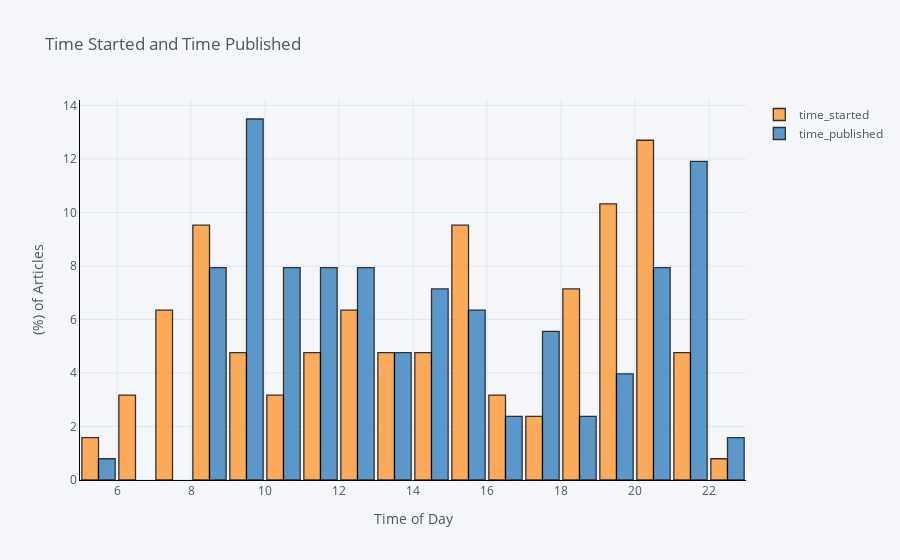

Write notebook code for a chart like this one.
### Code cell
df['time_started'] = df['started_date'].apply(to_time)
df['time_published'] = df['published_date'].apply(to_time)

df[['time_started', 'time_published']].iplot(
    kind='hist',
    linecolor='black',
    bins=24,
    histnorm='percent',
    bargap=0.1,
    opacity=0.8,
    barmode='group',
    xTitle='Time of Day',
    yTitle='(%) of Articles',
    title='Time Started and Time Published')

### Figure 1 — Plotly figure (JSON) as saved in the notebook; plotly's stock layout.template omitted (floating-point values rounded to 4 significant figures)
{"data": [{"histfunc": "count", "histnorm": "percent", "marker": {"color": "rgba(255, 153, 51, 1.0)", "line": {"color": "#000000", "width": 1.3}}, "name": "time_started", "nbinsx": 24, "opacity": 0.8, "orientation": "v", "type": "histogram", "x": [14.4, 22.03, 12, 18.35, 20.3, 19.12, 11.52, 20.82, 9.1, 20.07, 15.23, 11.33, 13.03, 6.967, 12.62, 15.78, 20.72, 15.3, 14.02, 13.55, 6.1, 15.18, 19.47, 18.78, 18.8, 21.63, 13.3, 20.73, 17.38, 12.43, 8.75, 8.067, 10.7, 18.27, 7.267, 18.45, 15.78, 21.08, 19.8, 18.37, 20.53, 7.6, 20.63, 7.817, 20.63, 7.3, 8.25, 19.1, 7.783, 20.63, 14.53, 12.37, 12.67, 12.37, 21.35, 9.55, 20.1, 9.967, 19.95, 11.03, 13.03, 19.45, 13.63, 13.98, 9.6, 12.13, 18.18, 6.85, 18.2, 16.28, 10.92, 16, 19.12, 19.93, 7.033, 11.18, 20.47, 15.3, 19.02, 12.02, 9.217, 8.667, 20.02, 15.45, 14.9, 5.467, 10.85, 20.07, 14.35, 19.87, 5.05, 16.35, 6.983, 20.22, 21.15, 8.4, 15.68, 15.28, 10.38, 11.3, 20.2, 17.12, 17.78, 15.72, 21.28, 19.85, 19.85, 19.17, 7.867, 18.8, 8.717, 15.43, 14.75, 8.25, 8.367, 8.283, 8.333, 8.317, 8.35, 7.333, 15.48, 11.68, 16.93, 20.15, 9.95, 21.6]}, {"histfunc": "count", "histnorm": "percent", "marker": {"color": "rgba(55, 128, 191, 1.0)", "line": {"color": "#000000", "width": 1.3}}, "name": "time_published", "nbinsx": 24, "opacity": 0.8, "orientation": "v", "type": "histogram", "x": [14.42, 22.03, 12.92, 9.133, 8.85, 21.15, 17.9, 21.28, 17.83, 14.35, 14.4, 12.97, 12.97, 19.97, 15.28, 17.05, 14.03, 17.1, 15.15, 15.07, 10.33, 11.33, 11.37, 18.85, 13.75, 20.25, 20.62, 9.75, 16.97, 21.82, 20.8, 9.85, 15.4, 19.7, 8.917, 15.5, 20.27, 14.37, 18.45, 20.28, 8.667, 11.68, 9.433, 9.2, 9.15, 22.48, 18.95, 11.45, 12.82, 9.55, 11.17, 16.27, 10.48, 9.783, 12.73, 8.6, 14.2, 20.63, 13.52, 13.57, 15.45, 11.07, 12.55, 9.567, 9.8, 14.27, 11.65, 10.02, 20.58, 10.2, 8.433, 8.55, 11.07, 8.95, 9.583, 9.067, 5.883, 14.72, 19.82, 9.8, 9.85, 19.13, 12.73, 17.45, 9.433, 10.52, 17.92, 10.43, 13.68, 21.07, 13.17, 12.52, 10.43, 15.53, 20.73, 21.5, 10.23, 10.28, 9, 8.583, 21.9, 19.95, 13.42, 10.38, 11.83, 16.27, 14.68, 21.27, 12.65, 21.05, 20.07, 20.38, 15.47, 21.37, 21.4, 21.42, 21.43, 21.43, 21.45, 8, 12.52, 11.6, 17.88, 8.25, 9.483, 21.07]}], "layout": {"bargap": 0.1, "barmode": "group", "legend": {"bgcolor": "#F5F6F9", "font": {"color": "#4D5663"}}, "paper_bgcolor": "#F5F6F9", "plot_bgcolor": "#F5F6F9", "title": {"font": {"color": "#4D5663"}, "text": "Time Started and Time Published"}, "xaxis": {"gridcolor": "#E1E5ED", "linecolor": "black", "showgrid": true, "tickfont": {"color": "#4D5663"}, "title": {"font": {"color": "#4D5663"}, "text": "Time of Day"}, "zerolinecolor": "#E1E5ED"}, "yaxis": {"gridcolor": "#E1E5ED", "linecolor": "black", "showgrid": true, "tickfont": {"color": "#4D5663"}, "title": {"font": {"color": "#4D5663"}, "text": "(%) of Articles"}, "zerolinecolor": "#E1E5ED"}}}
